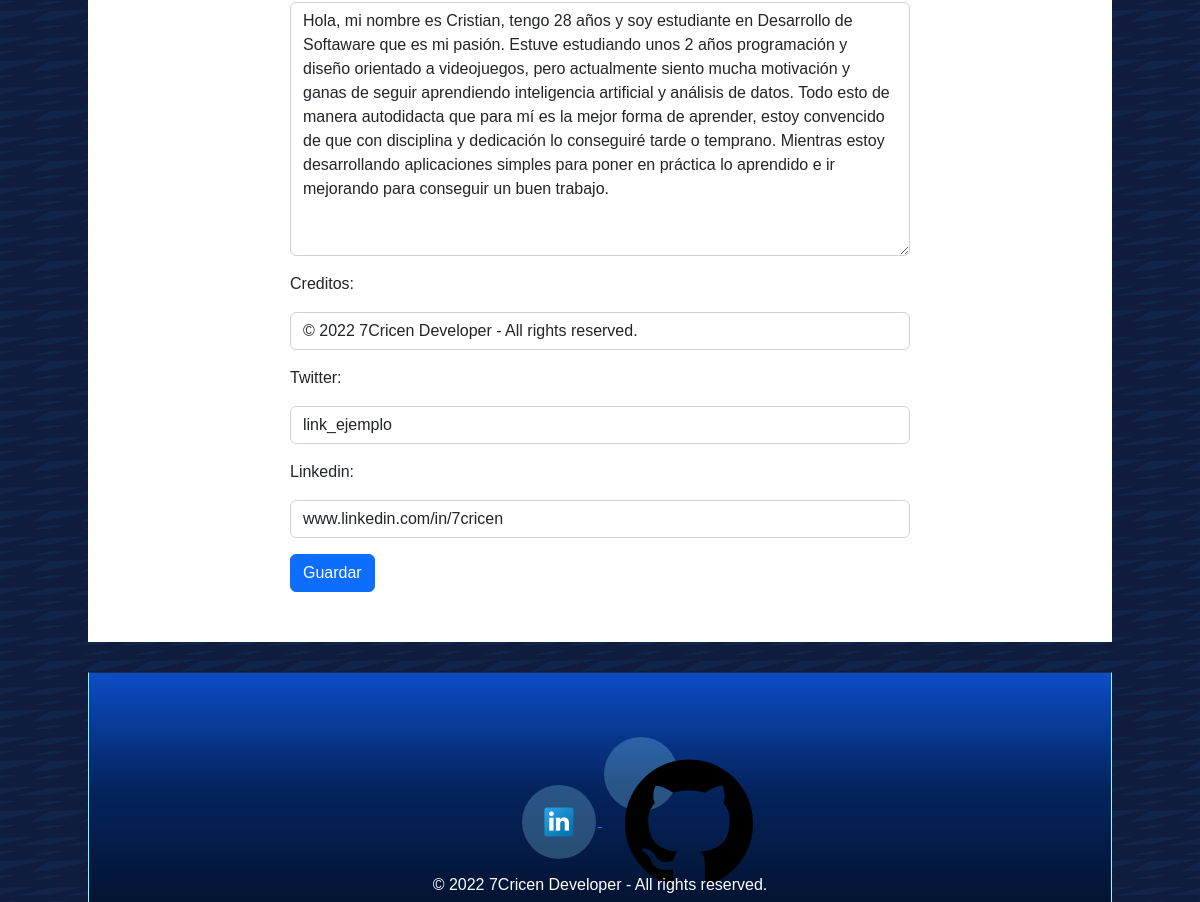
/panel_7c/ (lower part), run on an earlier commit of the app's database.
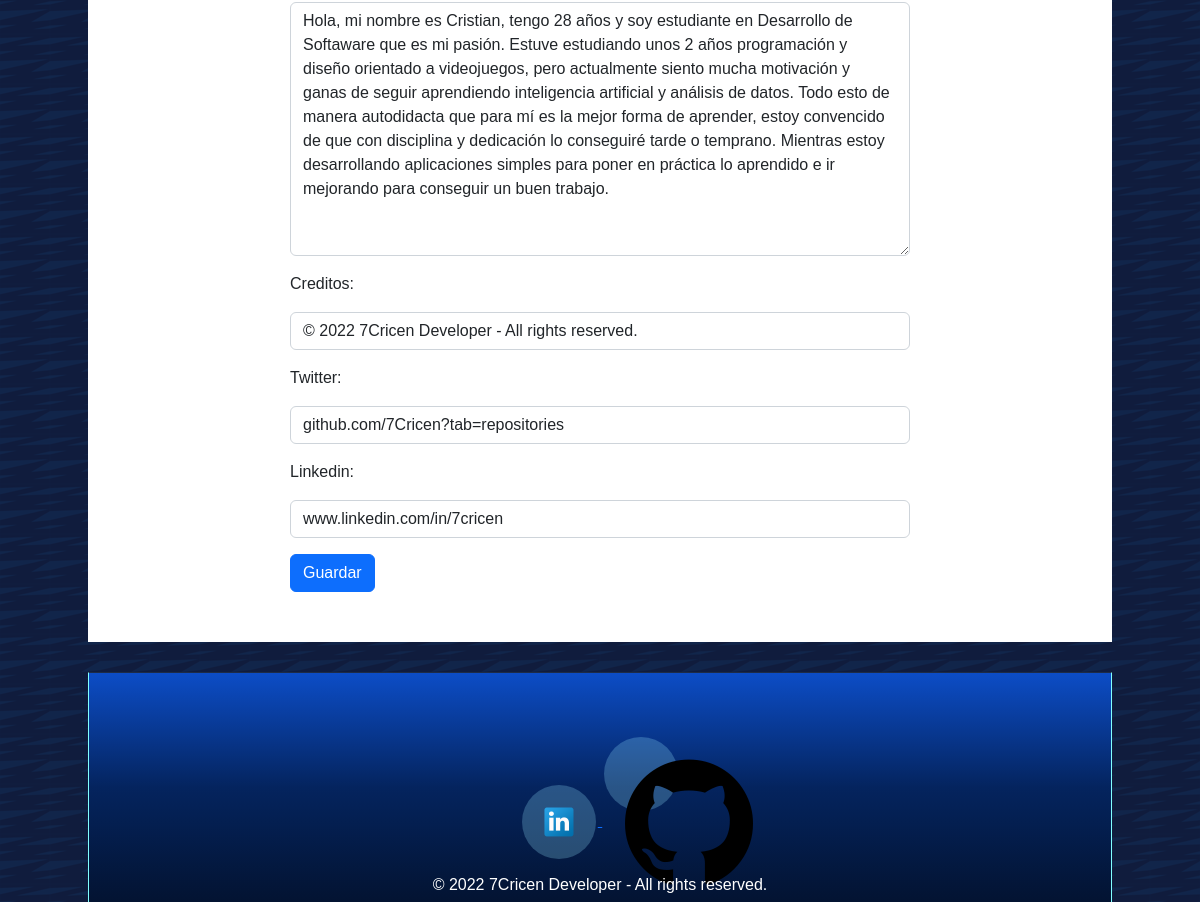
And on a later commit of the database.
### portfolio/models.py (models this page shows)
class panel_7c(models.Model):
  titulo = models.CharField(max_length=200)
  titulo_pestania = models.CharField(max_length=200, blank=True)
  logo = models.TextField(null=True, blank=True)
  icono = models.TextField(null=True, blank=True)
  descripcion = models.TextField()
  fondo = models.TextField(null=True, blank=True)
  informacion = models.TextField(blank=True)
  creditos = models.CharField(max_length=300)
  twitter = models.CharField(max_length=300)
  linkedin = models.CharField(max_length=300)

### portfolio/views.py (the view, shortened to what this page needs)
# urls.py: path('panel_7c/', views.panel_7c_v, name='panel_7c'),
def panel_7c_v(request):
  if request.method == 'GET':
    try:
      ver_configuracion = get_object_or_404(panel_7c, pk=1)
      formulario = panel_7c_form(instance=ver_configuracion)
      return render(request, 'panel_7c/panel_7c.html',{'form':formulario,'configuracion':ver_configuracion})
    except Exception as e:
      return render(request, 'panel_7c/panel_7c.html',{'form':panel_7c_form, 'error':e})

### portfolio/forms.py
class panel_7c_form(forms.ModelForm):
  class Meta:
    model = panel_7c
    fields = "__all__"
    widgets = {
      'titulo':forms.TextInput(attrs={'class':'form-control my-3'}),
      'titulo_pestania':forms.TextInput(attrs={'class':'form-control my-3'}),
      'logo':forms.TextInput(attrs={'class':'form-control my-3'}),
      'icono':forms.TextInput(attrs={'class':'form-control my-3'}),
      'descripcion':forms.Textarea(attrs={'class':'form-control my-3'}),
      'fondo':forms.TextInput(attrs={'class':'form-control my-3'}),
      'informacion':forms.Textarea(attrs={'class':'form-control my-3'}),
      'creditos':forms.TextInput(attrs={'class':'form-control my-3'}),
      'twitter':forms.TextInput(attrs={'class':'form-control my-3'}),
      'linkedin':forms.TextInput(attrs={'class':'form-control my-3'}),
    }

### portfolio/templates/panel_7c/panel_7c.html (shortened to what this page needs)
{% extends 'main.html' %}
{% load static %}
{% block estilos %}
<link rel="stylesheet" href="{% static 'css/c7.css' %}">
{% endblock %}
{% block content %}
<div class="contenedor">
  <div class="formulario">
    <form action="/panel_7c/" method="POST" enctype="multipart/form-data">
      {{ form.as_p }}
      <button class="btn btn-primary">Guardar</button>
    </form>
  </div>
</div>
{% endblock %}

### portfolio/templates/main.html (shortened to what this page needs)
{% load static %}
<!DOCTYPE html>
<html lang="en">
<head>
  <link rel="stylesheet" href="https://cdn.jsdelivr.net/npm/bootstrap@5.2.2/dist/css/bootstrap.min.css">
  <link rel="stylesheet" href="{% static 'css/main.css' %}">
  <link rel="stylesheet" href="{% static 'css/menu.css' %}">
  <link rel="stylesheet" href="{% static 'css/footer.css' %}">
  {% block estilos %}
  {% endblock %}
</head>
<div class="bg">
  <body>
    <main>
    {% block content %}
    {% endblock %}
    </main>
    <footer>
      {% include 'footer.html' %}
    </footer>
  </body>
</div>
</html>

### portfolio/templates/menu.html (shortened to what this page needs)
{% load static %}

### portfolio/templates/footer.html
{% load static %}
<div class="pie">
  <div class="info_contacto">
    <a target="_blank" href="https://{{ configuracion.linkedin }}">
    <button><img src="{% static 'img/linkedin.png'%}" alt=""></button>
    </a>
    <a target="_blank" href="https://{{ configuracion.twitter }}">
    <button><img src="{% static 'img/github.png'%}" alt=""></button>
    </a>
  </div>
  <p>{{ configuracion.creditos }}</p>
</div>

### portfolio/static/css/main.css (style rules this page uses)
* { box-sizing: border-box; }
body { margin: 0; height: 100%; margin-left:auto; margin-right:auto; background: url("/static/img/5fondox128.png") repeat 0 0; background-color: #272822; font-family: Arial, Helvetica, sans-serif; }
main { float: center; max-width:1024px; margin-left:auto; margin-right:auto; margin-top: 30px; }
footer { float: center; margin-left:auto; margin-right:auto; max-width:1024px; padding-top: 30px; }

### portfolio/static/css/footer.css (style rules this page uses)
.pie { float: left; width: 100%; height: 230px; background-color: #000; background-image: linear-gradient(to bottom, rgba(15, 96, 248,0.8), rgba(6, 51, 134, 0.7), rgba(15, 96, 248, 0.2)); border-top: 1px solid rgba(255, 255, 255, 0.1); position: relative; bottom: 0; text-align: center; padding-top: 60px; border-left: #81ffff 1px solid; border-right: #81ffff 1px solid; padding-bottom: 20px; }
.pie p { color: #fff; margin-top: 10px; }
.pie button { background-color: rgba(151, 231, 255, 0.25); width: 74px; height: 74px; border: none; color: white; padding: 21px; text-align: center; text-decoration: none; display: inline-block; font-size: 16px; margin: 4px 2px; border-radius: 50%; }

### portfolio/static/css/c7.css (style rules this page uses)
.contenedor { background-color: #fff; width: 100%; }
.formulario { margin-left:auto; margin-right:auto; padding: 50px; max-width: 720px; }

What changed in the data, as far as the page shows it:
changed panel_7c "www.linkedin.com/in/7cricen": twitter "link_ejemplo" → "github.com/7Cricen?tab=repositories"
